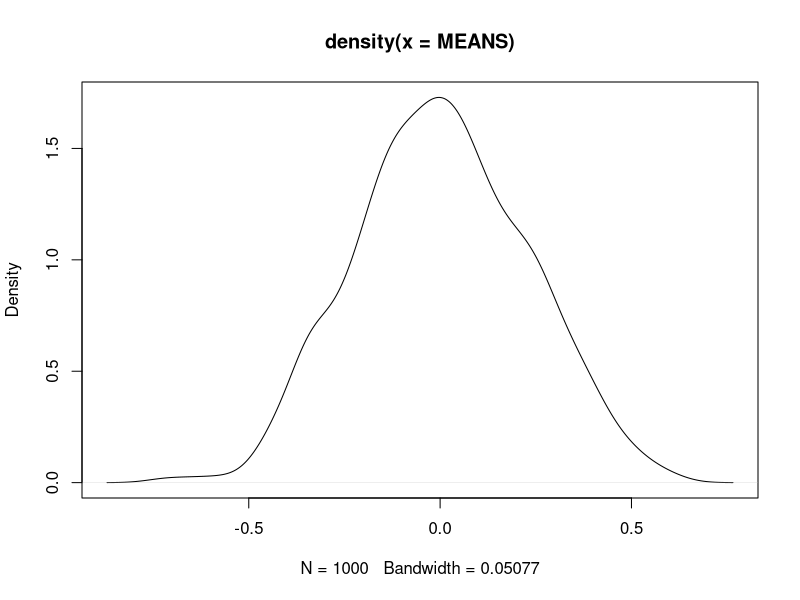
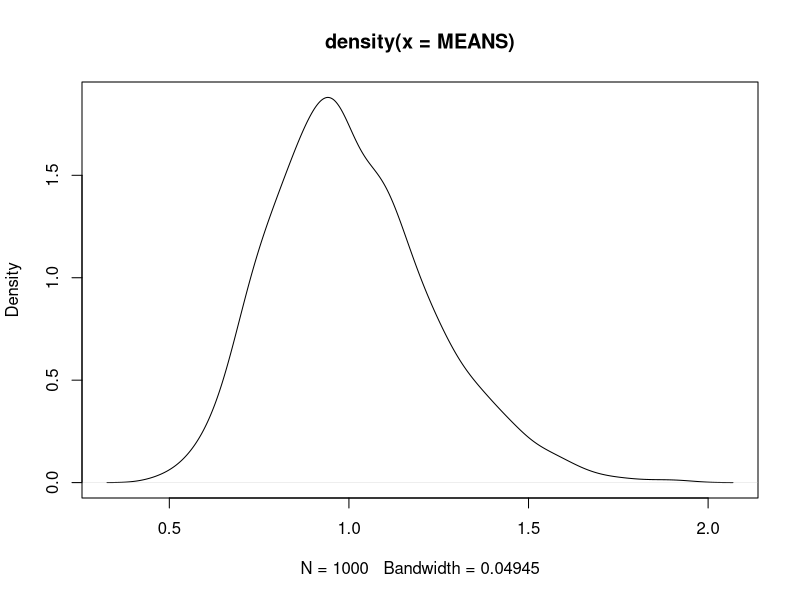
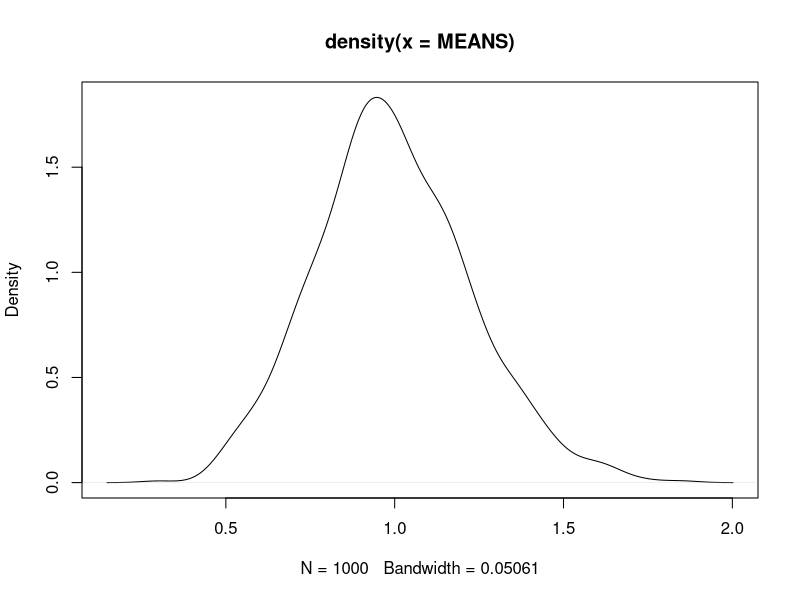
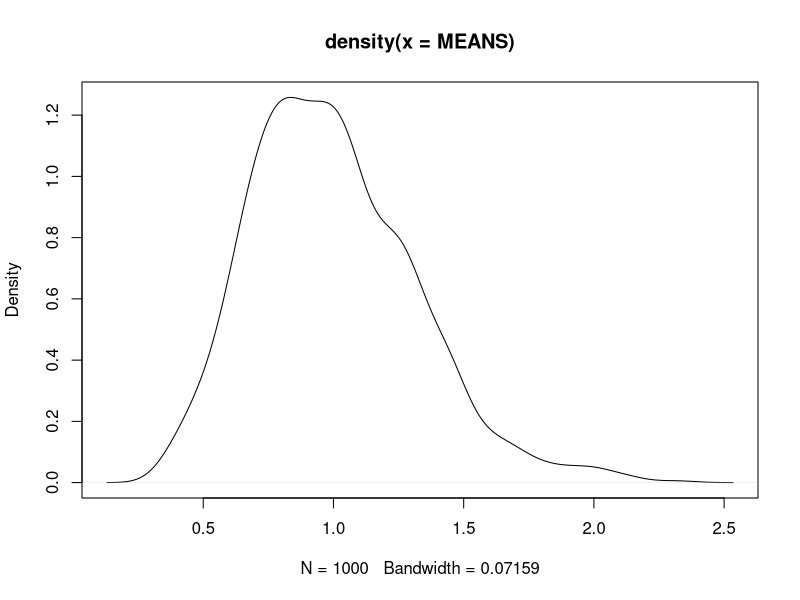

R code for these plots, in order:
#WERIK DUUS
# HW #2, Q4

# In this R assignment, you will be exploring the effects of varying n (the sample size) and
# k (the number of replications) on the distribution of the sample mean, a commonly used statistic.

# The first simulation (for the normal distribution) has been coded for you. The other three
# simulations will be very similar in format to this one; however, you will need to change
# the name of the function from which values are pulled. You will also need to frequently tweak
# the values of RUNS and N; I would suggest starting with 10 runs and a sample size of 10 for each
# distribution.

# New functions:
#     - rnorm(): Pulls values from a normal distribution with a user-specified mean and SD.
#     - rexp(): Pulls values from an exponential distribution with a user-specified rate.
#     - rpois(): Pulls values from a poisson distribution with a user-specified lambda.
#     - rchisq(): Pulls values from a chi-squared distribution with a user-specified df.
#     - plot(): Plots the argument in the plot pane.
#     - density(): Fits a density curve to the input values.

# GLOBAL PARAMETERS ===============================================================================

# RUNS: Tells R the number of times you want to loop through the simulation.
# N: Tells R how large the sample should be for each run.

RUNS <- 1000
N<- 20
MEANS <- rep(NA, RUNS)

# NORMAL DISTRIBUTION =============================================================================

for (i in 1:RUNS) {
  MEANS[i] <- mean(rnorm(N, mean = 0, sd = 1))
}

plot(density(MEANS))

# What combination of values for RUNS and N produces an approximately normal-shaped distribution?

# EXPONENTIAL (rexp) DISTRIBUTION =================================================================

for (i in 1:RUNS) {
  MEANS[i] <- mean(rexp(N,rate=1))
}

plot(density(MEANS))

# What combination of values for RUNS and N produces an approximately normal-shaped distribution?

# POISSON (rpois) DISTRIBUTION ====================================================================

for (i in 1:RUNS) {
  MEANS[i] <- mean(rpois(N,lambda=1))
}

plot(density(MEANS))

# What combination of values for RUNS and N produces an approximately normal-shaped distribution?

# CHI-SQUARE (rchisq) DISTRIBUTION ================================================================

for (i in 1:RUNS) {
  MEANS[i] <- mean(rchisq(N, 1, ncp=0))
}

plot(density(MEANS))

# What combination of values for RUNS and N produces an approximately normal-shaped distribution?
